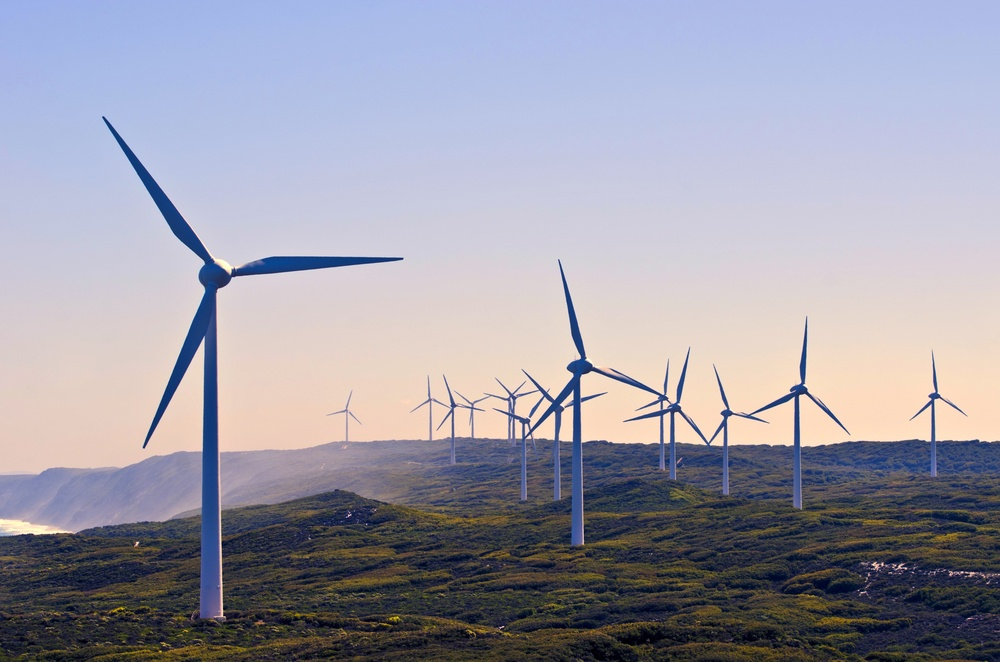
#> input picture test.jpg, 1000 x 662 px, shrunk from 2127 x 1409 before the run, given in place of the camera
$ python main.py
#> lines starting #> are read from the running program, lines starting #| are printed output that depends on the picture; after the words box and inside, x2 and y2 are one past the last pixel; in counts of white or black regions, pixels touching at a corner belong together
import cv2
import numpy as np


cap=cv2.VideoCapture(0)
count=0

es = cv2.getStructuringElement(cv2.MORPH_ELLIPSE, (9, 4))
kernel = np.ones((5, 5), np.uint8)
firstframe=None


ball_color = ['green', 'red', 'blue']


def process(image, opt=1):
    hsv = cv2.cvtColor(image, cv2.COLOR_BGR2HSV)                                                          # RGB转HSV色彩空间
    line = cv2.getStructuringElement(cv2.MORPH_RECT, (15, 15), (-1, -1))                                          # 结构元素

    mask_red = cv2.inRange(hsv, (0, 60, 60), (50, 255, 255))                                                     # HSV范围
    mask_blue = cv2.inRange(hsv, (100, 80, 46), (124, 255, 255))
    mask_green = cv2.inRange(hsv, (35, 43, 35), (90, 255, 255))
    mask_yellow = cv2.inRange(hsv, (11, 34, 43), (46, 255, 255))

    masks = [mask_red, mask_blue, mask_green, mask_yellow]


    i = 1                                                                                           # 轮廓提取, 发现最大轮廓
    for mask in masks:

        contours, hierarchy = cv2.findContours(mask, cv2.RETR_EXTERNAL, cv2.CHAIN_APPROX_SIMPLE)
        index = -1
        max = 0
        for c in range(len(contours)):
            area = cv2.contourArea(contours[c])
            if area > max:
                max = area
                index = c
        # 绘制
        if index >= 0:
            rect = cv2.minAreaRect(contours[index])
            # 椭圆拟合
            cv2.ellipse(image, rect, (255, 0, 0), 2, 8)
            # 中心点定位
            cv2.circle(image, (np.int32(rect[0][0]), np.int32(rect[0][1])), 2, (0, 255, 0), 2, 8, 0)
        if i == 1:
            text = 'red'
        elif i == 2:
            text = 'blue'
        elif i == 3:
            text = 'green'
        elif i == 4:
            text = 'yellow'
        cv2.putText(image, text, (np.int32(rect[0][0]), np.int32(rect[0][1])), cv2.FONT_HERSHEY_SIMPLEX, 0.75,
                   (0, 0, 255), 2)
        print(text)
        i += 1
    return image

def shapedetection(img):
    contours,hierarchy = cv2.findContours(gray,cv2.RETR_EXTERNAL,cv2.CHAIN_APPROX_NONE)
    global x, y, w, h
    for obj in contours:
        area = cv2.contourArea(obj)
        cv2.drawContours(img, obj, -1, (255, 0, 0), 4)
        perimeter = cv2.arcLength(obj,True)
        approx = cv2.approxPolyDP(obj,0.02*perimeter,True)
        CornerNum = len(approx)
        x, y, w, h = cv2.boundingRect(approx)

        if CornerNum ==3: objType ="triangle"
        elif CornerNum == 4:
            if w==h: objType= "Square"
            else:objType="Rectangle"
        elif CornerNum>4: objType= "Circle"
        else:objType="N"

    cv2.rectangle(img, (x, y), (x + w, y + h), (0, 0, 255), 2)
    cv2.putText(img,objType,(x+(w//2),y+(h//2)),cv2.FONT_HERSHEY_COMPLEX,0.6,(0,0,0),1)
    print(objType)
    return contours

while (True):
    ret,img=cap.read()
#> img is the input picture: shape (662, 1000, 3); mean B, G, R 168.7, 155.5, 156.8

    gray = cv2.cvtColor(img, cv2.COLOR_BGR2GRAY)
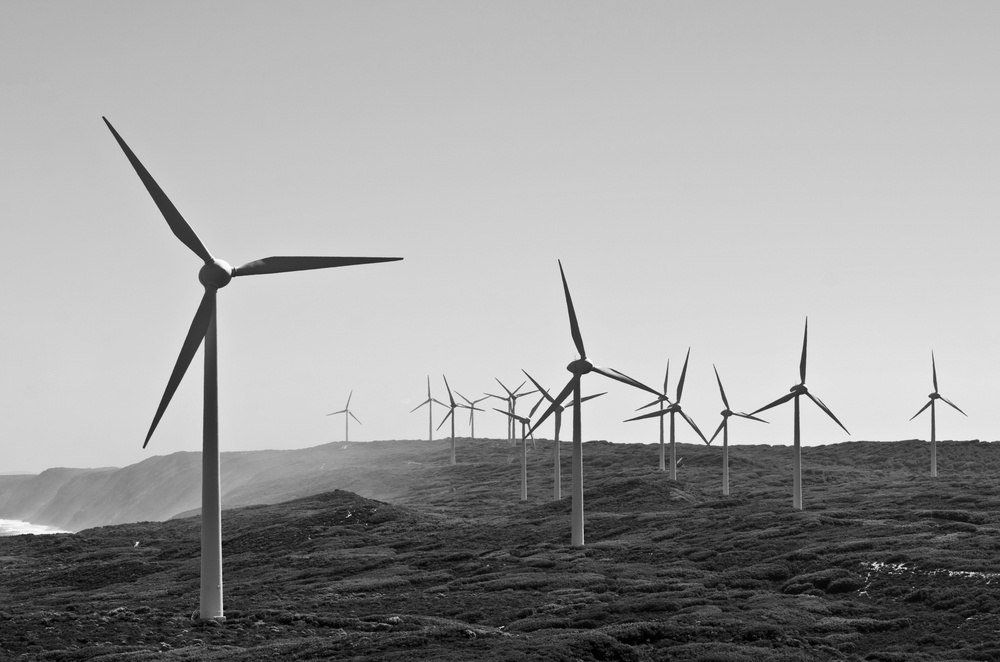
#> gray: shape (662, 1000); min 0, max 253, mean 157.4
    gray = cv2.GaussianBlur(gray, (21, 21), 0)
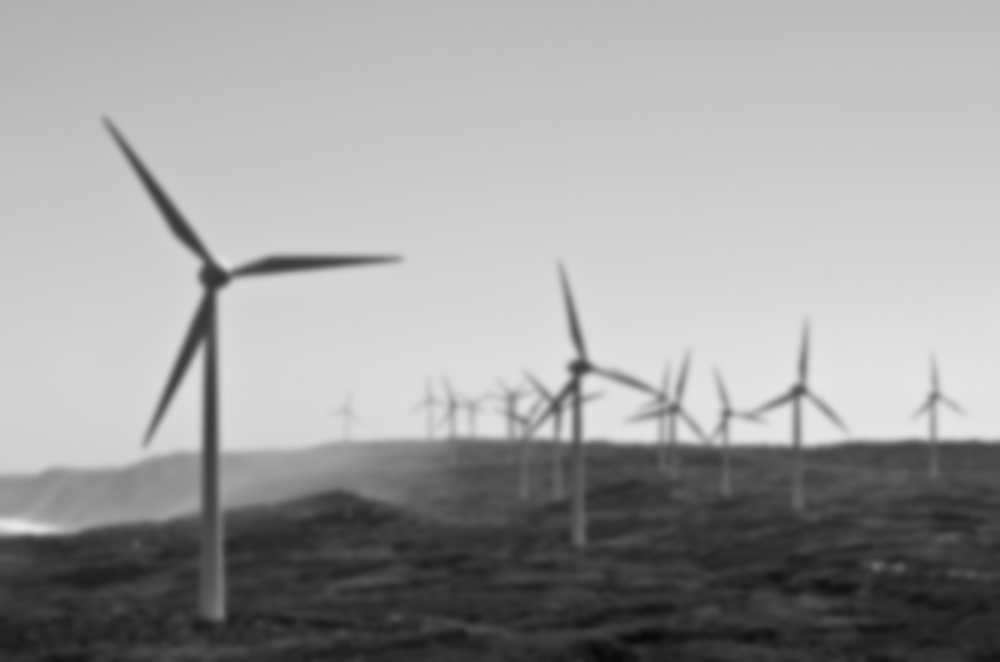
#> gray: shape (662, 1000); min 9, max 232, mean 157.4
    gray=cv2.Canny(gray,60,60)
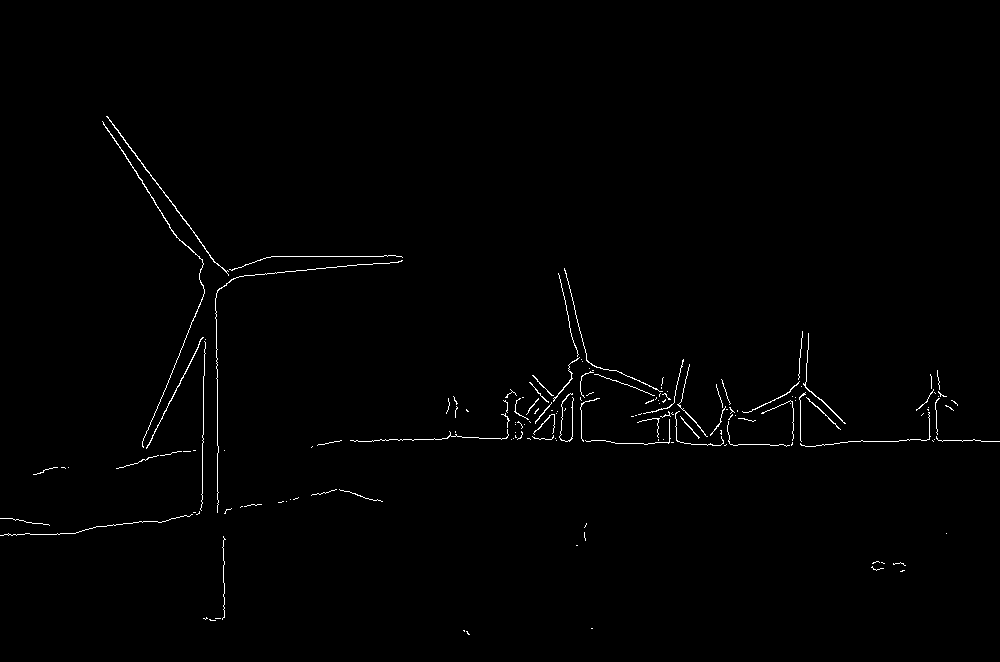
#> gray: shape (662, 1000); 0.78% white in thin lines or dots, all inside (x1, y1, x2, y2) = (0, 116, 1000, 635)
    if firstframe is None:
            firstframe = gray
            continue

    diff = cv2.absdiff(firstframe, gray)
    diff = cv2.threshold(diff, 148, 255, cv2.THRESH_BINARY)[1]
    diff = cv2.dilate(diff, es, iterations=2)

    if ret is True:
       final_img=shapedetection(img)
       final_img=process(final_img)
       cv2.imshow('final_img',final_img)
       key = cv2.waitKey(1)
    else:
        break
